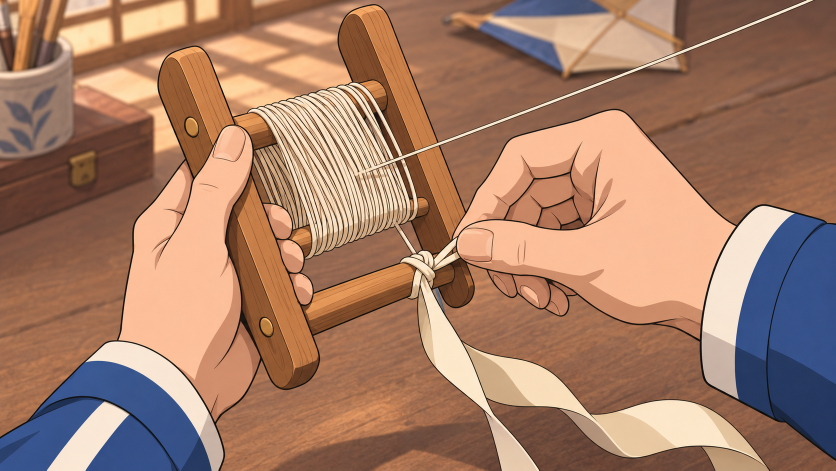
#> input picture art/trailer-v2/fontes/abertura-carretel-raw.png, 1672 x 941 px (shown at 1/2 size)
$ python -i montar_trailer.py   (imports and definitions only)
#> lines starting #> are read from the running program, lines starting #| are printed output that depends on the picture; after the words box and inside, x2 and y2 are one past the last pixel; in counts of white or black regions, pixels touching at a corner belong together
#!/usr/bin/env python3
"""Trailer mangá de Soulmonsters · Elo das Ruínas.

Monta o vídeo quadro a quadro (PIL + numpy) e manda direto para o ffmpeg. Fontes:
- gameplay gravado no Godot por tools/trailer_capture.gd (pasta --clips, um .mp4 por plano);
- cenas do próprio jogo (godot/assets/campaign/cinematics);
- retratos mangá e a tela de título do jogo;
- trilha "Vento · aventura" (godot/assets/audio/music/opening-theme-v1) e efeitos do jogo.

    python3 tools/trailer/montar_trailer.py --clips <pasta> --out trailer.mp4 [--preview 4]

Sem spoilers grandes (decisão do dono, 08/11): nada de Eremor, origem do Tyler ou desfecho
da final.
"""
import argparse
import json
import math
import os
import random
import subprocess
import sys

import numpy as np
from PIL import Image, ImageDraw, ImageFilter, ImageFont, ImageOps, ImageChops, ImageEnhance

ROOT = os.path.abspath(os.path.join(os.path.dirname(__file__), "..", ".."))
G = os.path.join(ROOT, "godot")
W, H, FPS = 1920, 1080, 30
DUR = 56.0
FONT_DIR = os.path.join(G, "assets/campaign/ui-modern/fonts")
BANGERS = os.path.join(FONT_DIR, "Bangers-Regular.ttf")
BARLOW = os.path.join(FONT_DIR, "BarlowCondensed-Bold.ttf")
PAPER = (244, 238, 224)
INK = (18, 18, 22)
RED = (214, 40, 46)
MUSIC = os.path.join(G, "assets/audio/music/opening-theme-v1/vento-aventura.ogg")
MUSIC_IN = 4.0          # trailer time where the music enters
MUSIC_HIT = 81.26       # final hit of the track
REVEAL = 50.0           # trailer time of the title reveal (= MUSIC_HIT)
MUSIC_OFFSET = MUSIC_HIT - (REVEAL - MUSIC_IN)

# ---------------------------------------------------------------- helpers

def ease_out(x):
    x = min(max(x, 0.0), 1.0)
    return 1 - (1 - x) ** 3

def ease_in_out(x):
    x = min(max(x, 0.0), 1.0)
    return 3 * x * x - 2 * x * x * x

def back_out(x, s=1.9):
    x = min(max(x, 0.0), 1.0) - 1
    return x * x * ((s + 1) * x + s) + 1

_fonts = {}
# [5 lines left out: function font, not called in this run]

def rgba(im):
    return im if im.mode == "RGBA" else im.convert("RGBA")

# [9 lines left out: function cover, not called in this run]

# ---------------------------------------------------------------- textures

rng = np.random.default_rng(7)
_yy, _xx = np.mgrid[0:H, 0:W].astype(np.float32)

def _halftone_screen(period=9.0, angle=math.radians(45), h=H, w=W):
    yy, xx = np.mgrid[0:h, 0:w].astype(np.float32)
    c, s = math.cos(angle), math.sin(angle)
    u = (xx * c + yy * s) / period
    v = (-xx * s + yy * c) / period
    fu, fv = u - np.floor(u) - 0.5, v - np.floor(v) - 0.5
    d = np.sqrt(fu * fu + fv * fv) / 0.7071
    return np.clip(d, 0, 1)

SCREEN = _halftone_screen()
_screens = {}
# [4 lines left out: function _screen_for, not called in this run]
PAPER_NOISE = (rng.normal(0, 1, (H // 4, W // 4)).astype(np.float32))
PAPER_NOISE = np.array(Image.fromarray(((PAPER_NOISE * 18) + 128).clip(0, 255).astype(np.uint8)).resize((W, H), Image.BICUBIC)).astype(np.float32) - 128

def paper_bg(tint=PAPER):
    base = np.empty((H, W, 3), np.float32)
    base[:] = tint
    base += PAPER_NOISE[..., None] * 0.35
    return Image.fromarray(base.clip(0, 255).astype(np.uint8))

PAPER_IMG = paper_bg()
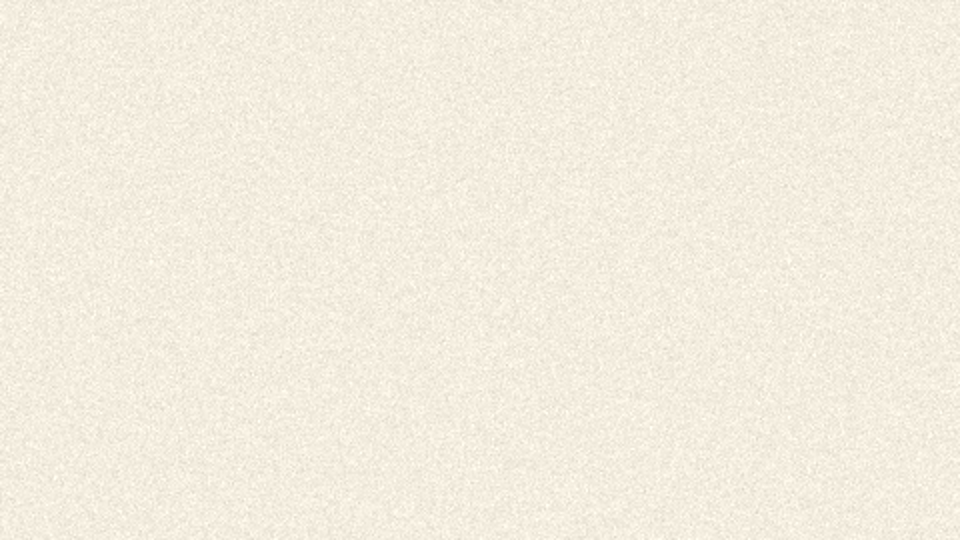
#> PAPER_IMG: PIL image 1920x1080 RGB (shown at 1/2 size); mean R, G, B 243.3, 237.3, 223.3
BLACK_IMG = Image.new("RGB", (W, H), INK)
#> further down, picture is the input picture: PIL image 1672x941 RGB; mean R, G, B 164.8, 124.9, 103.1

def manga(im, accent=None, halftone=0.55, contrast=1.35):
    """Black-and-white manga treatment with halftone. accent: list of (hue_lo, hue_hi)
    in 0–360 whose saturated pixels keep their colour (selective colour)."""
#> called with halftone = 0.55, contrast = 1.35
    w, h = im.size
#> w = 1672; h = 941
    rgb = np.asarray(im.convert("RGB"), np.float32)
    gray = rgb @ np.array([0.299, 0.587, 0.114], np.float32)
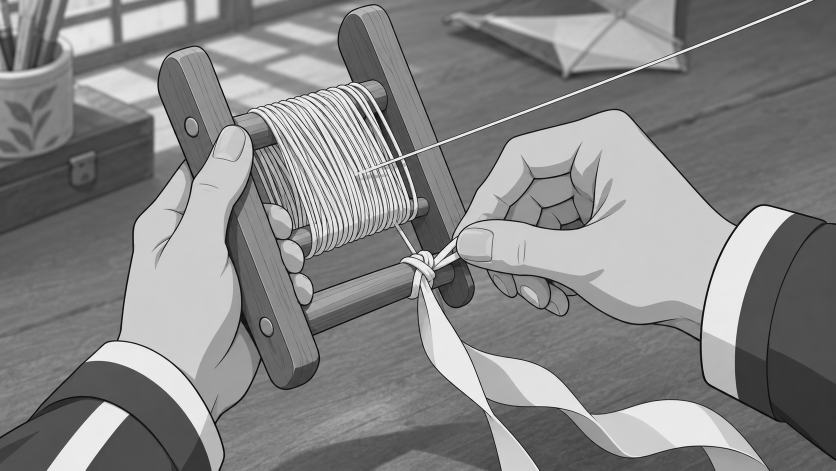
#> gray: shape (941, 1672) float32 (shown at 1/2 size); min 0, max 253.5, mean 134.4
    gray = ((gray - 128) * contrast + 128 + 8).clip(0, 255)
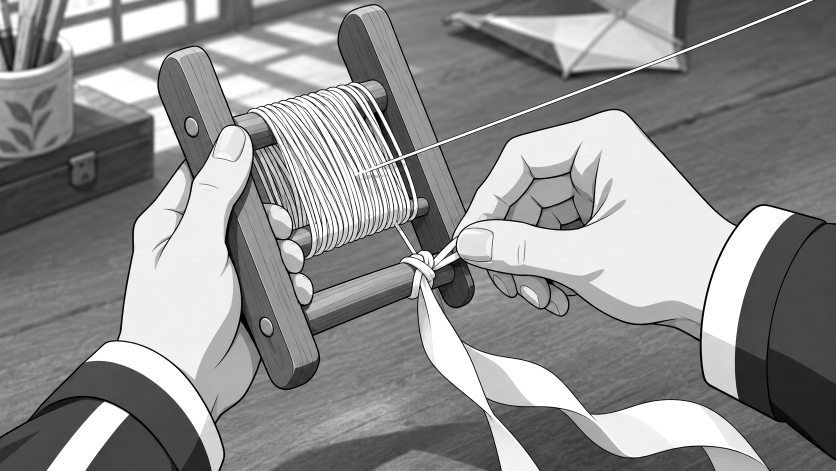
#> gray: shape (941, 1672) float32 (shown at 1/2 size); min 0, max 255, mean 143.1
    screen = SCREEN[:h, :w] if (h <= H and w <= W) else _screen_for(h, w)
    ink = np.where(gray / 255.0 > screen, 255.0, 0.0)
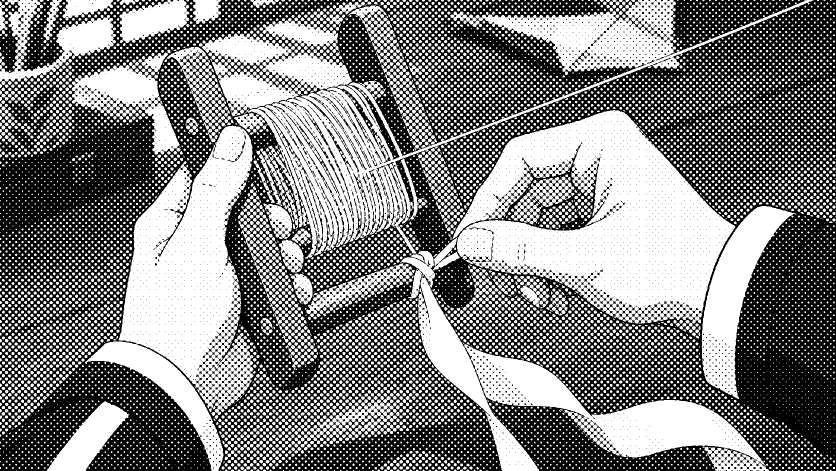
#> ink: shape (941, 1672) float64 (shown at 1/2 size); 49.7% white; 11871 white regions (5632 under 20 px), largest, box (x1, y1, x2, y2) and area: (905, 220, 1471, 647) 129508, (404, 0, 1627, 517) 112928, (237, 251, 507, 830) 85513
    mono = gray * (1 - halftone) + ink * halftone
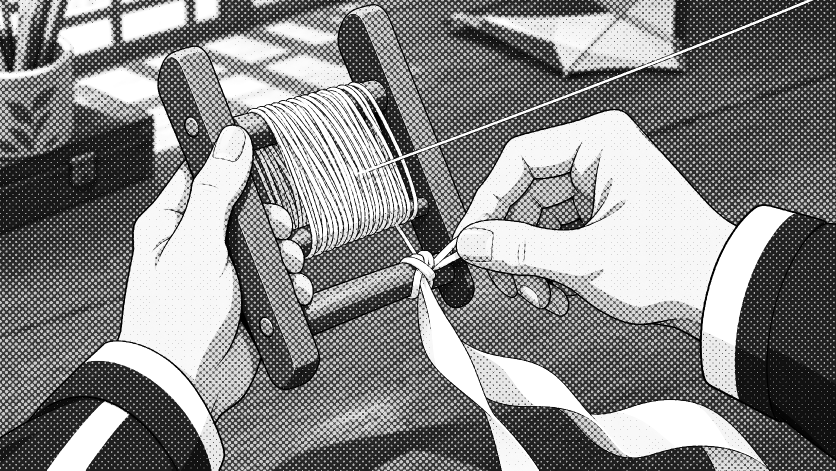
#> mono: shape (941, 1672) float64 (shown at 1/2 size); min 0, max 255, mean 134.1
    paper = np.array(PAPER, np.float32)
    inkc = np.array(INK, np.float32)
    out = inkc + (paper - inkc) * (mono[..., None] / 255.0)
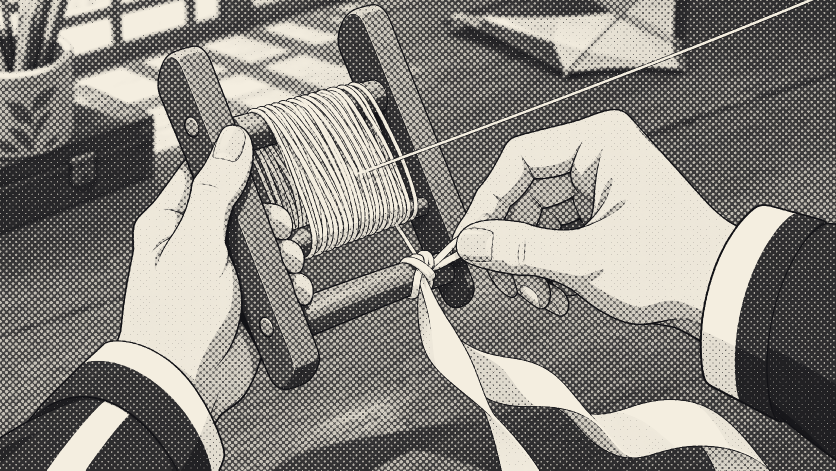
#> out: shape (941, 1672, 3) float64 (shown at 1/2 size); mean of channels 0, 1, 2 136.9, 133.7, 128.3; drawn as R, G, B
    if accent:
        hsv = np.asarray(im.convert("RGB").convert("HSV"), np.float32)
        hue = hsv[..., 0] * 360 / 255
        sat = hsv[..., 1] / 255
        val = hsv[..., 2] / 255
        mask = np.zeros(hue.shape, np.float32)
        for lo, hi in accent:
            mask = np.maximum(mask, ((hue >= lo) & (hue <= hi)).astype(np.float32))
        mask *= np.clip((sat - 0.35) * 3, 0, 1) * np.clip((val - 0.2) * 3, 0, 1)
        mask = np.asarray(Image.fromarray((mask * 255).astype(np.uint8)).filter(ImageFilter.GaussianBlur(1.5)), np.float32)[..., None] / 255
        boosted = np.asarray(ImageEnhance.Color(im.convert("RGB")).enhance(1.35), np.float32)
        out = out * (1 - mask) + boosted * mask
    return Image.fromarray(out.clip(0, 255).astype(np.uint8))

def grade(im, sat=1.12, con=1.06):
    im = ImageEnhance.Color(im).enhance(sat)
    return ImageEnhance.Contrast(im).enhance(con)

# [7 lines left out: function impact, not called in this run]

_speed_cache = {}
# [36 lines left out: functions speed_lines, ink_mask, not called in this run]

# ---------------------------------------------------------------- typography

import functools

# [91 lines left out: functions text_layer, put, pop_text, type_text, caption_box, name_card, not called in this run]

# ---------------------------------------------------------------- sources

class Clip:
    """Sequential frame reader for a video file (ffmpeg pipe)."""
    # [31 lines left out: functions __init__, _read, frame, close, not called in this run]

def load_img(rel):
    return Image.open(os.path.join(ROOT, rel)).convert("RGBA")

# ---------------------------------------------------------------- timeline

class Shot:
    # [422 lines left out: functions __init__, clip, close, build, render, not called in this run]

# [8 lines not run here, left out]

>>> from PIL import Image
>>> picture = Image.open('../../art/trailer-v2/fontes/abertura-carretel-raw.png')
>>> result = manga(picture)
